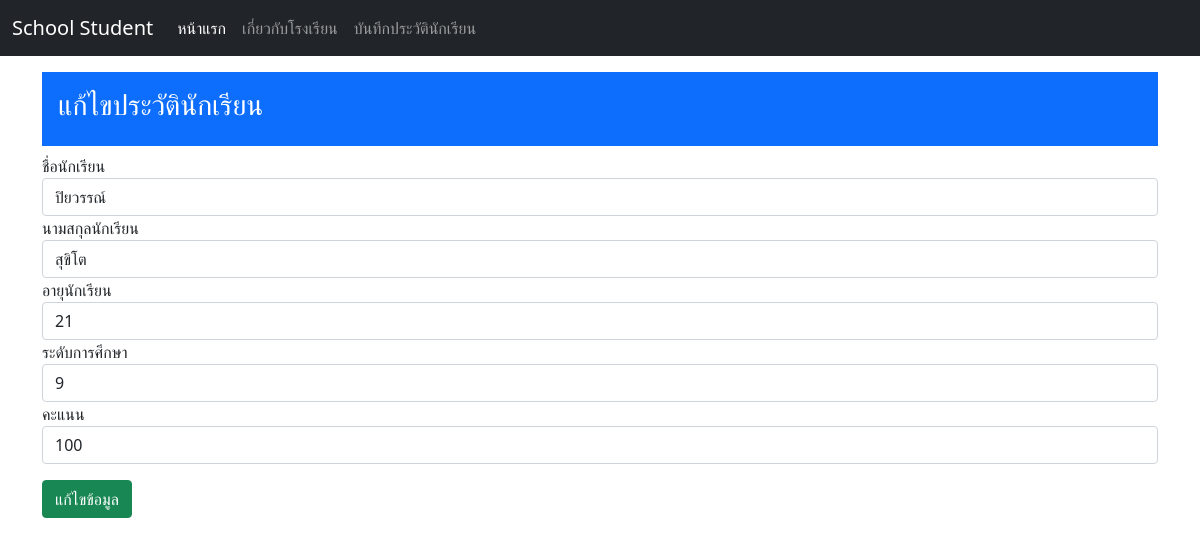
Page /edit/2 on the committed database.
### personal/models.py (models this page shows, shortened)
class Personal(models.Model):
    first_name = models.CharField(max_length=100)
    last_name = models.CharField(max_length=100)
    age = models.IntegerField()
    grade = models.CharField(max_length=100)
    score = models.IntegerField()
    date = models.DateField(auto_now_add=True)

### personal/views.py (the view)
# urls.py: path('edit/<personal_id>', views.edit, name="edit"),
def edit(request, personal_id):
    if request.method == "POST":
        personals = Personal.objects.get(id=personal_id)
        personals.first_name = request.POST['firstname']
        personals.last_name = request.POST['lastname']
        personals.age = request.POST['age']
        personals.grade = request.POST['grade']
        personals.score = request.POST['score']
        personals.save()
        messages.success(request, "แก้ไขเรียบร้อย")
        return redirect('home')
    else:
        personals = Personal.objects.get(id=personal_id)
        return render(request, 'edit.html', {'personals':personals})

### personal/templates/edit.html (shortened to what this page needs)
{% extends 'base.html' %}
{% block content %}
<div class="p-3 mb-2 bg-primary text-white">
    <h3>แก้ไขประวัตินักเรียน</h3>
</div>
    <form method="POST">
        <div class="form-group">
            <label for="fname">ชื่อนักเรียน</label>
            <input type="text" name="firstname" class="form-control" value="{{personals.first_name}}">
        </div>
        <div class="form-group">
            <label for="lname">นามสกุลนักเรียน</label>
            <input type="text" name="lastname" class="form-control" value="{{personals.last_name}}">
        </div>
        <div class="form-group">
            <label for="age">อายุนักเรียน</label>
            <input type="number" name="age" class="form-control" value="{{personals.age}}">
        </div>
        <div class="form-group">
            <label for="grade">ระดับการศึกษา</label>
            <input type="text" name="grade" class="form-control" value="{{personals.grade}}">
        </div>
        <div class="form-group mb-3">
            <label for="score">คะแนน</label>
            <input type="number" name="score" class="form-control" value="{{personals.score}}">
        </div>
        <input type="submit" value="แก้ไขข้อมูล" class="btn btn-success">
    </form>
{% endblock content %}

### rows in the picture
Personal: firstname "ปิยวรรณ์", lastname "สุขิโต", age "21", grade "9", score "100"
